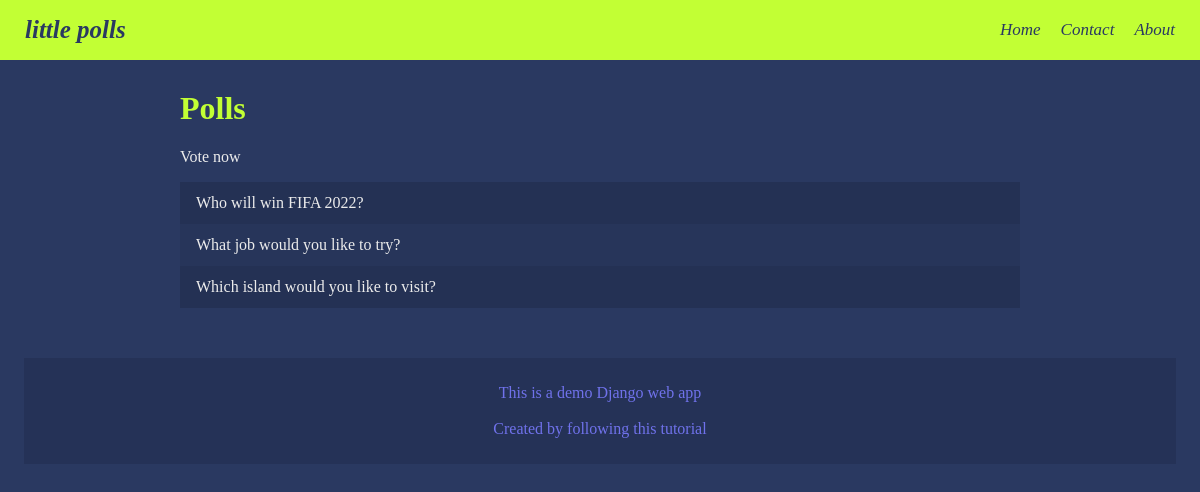
Screenshot of /polls/ with the database file from the repository.
### polls/models.py (models this page shows, shortened)
class Question(models.Model):
    question_text = models.CharField(max_length=200)
    pub_date = models.DateTimeField('date published')

### polls/views.py (the view)
# urls.py: path('', views.IndexView.as_view(), name='index'),
class IndexView(generic.ListView):
    template_name = 'polls/index.html'
    context_object_name = 'latest_question_list'
    def get_queryset(self):
        return Question.objects.filter(
            pub_date__lte=timezone.now()
        ).order_by('-pub_date')[:5]

### polls/templates/polls/index.html
{% include "./header.html" %}
<div class="body">
    <h1>Polls</h1>
</div>
<div class="body">
    <p>Vote now</p>
</div>
<div class="body">
    {% if latest_question_list %}
    <ul>
        {% for question in latest_question_list %}
        <li class="flexitem"><a href="{% url 'polls:detail' question.id %}">{{ question.question_text }}</a></li>
        {% endfor %}
    </ul>
    {% else %}
    <p>No polls are available.</p>
    {% endif %}
</div class="body">
{% include "./footer.html" %}

### polls/static/polls/style.css (style rules this page uses)
* { box-sizing: border-box; font-family: 'Times New Roman', serif, Arial, Helvetica, sans-serif; }
h1 { color: var(--body_header_color); text-align: left; }
div.body { padding-left: 15%; padding-right: 15%; }
ul { list-style-type: none; padding: 0; border: 0; }
li { padding: 12px 16px; background-color: #00000013; }
li:nth-child(odd) { background: #00000023; }
ul li:last-child { border-bottom: none }
.body a { text-decoration: none; color: var(--body_color); }

### rows the page displays
Question: question_text "Who will win FIFA 2022?"
Question: question_text "What job would you like to try?"
Question: question_text "Which island would you like to visit?"
